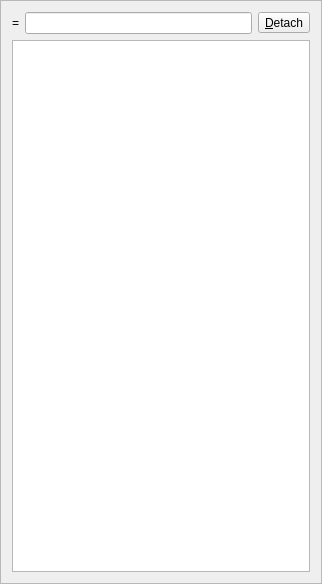
<?xml version="1.0" encoding="UTF-8"?>
<ui version="4.0">
 <class>TableColumn</class>
 <widget class="QFrame" name="TableColumn">
  <property name="geometry">
   <rect>
    <x>0</x>
    <y>0</y>
    <width>322</width>
    <height>584</height>
   </rect>
  </property>
  <property name="windowTitle">
   <string>Frame</string>
  </property>
  <property name="frameShape">
   <enum>QFrame::StyledPanel</enum>
  </property>
  <property name="frameShadow">
   <enum>QFrame::Raised</enum>
  </property>
  <layout class="QVBoxLayout" name="verticalLayout">
   <item>
    <layout class="QHBoxLayout" name="horizontalLayout_4">
     <item>
      <widget class="QLabel" name="label_2">
       <property name="text">
        <string>=</string>
       </property>
      </widget>
     </item>
     <item>
      <widget class="Kst::SVCCLineEdit" name="lineEdit"/>
     </item>
     <item>
      <widget class="QToolButton" name="toolButton">
       <property name="text">
        <string>&amp;Detach</string>
       </property>
      </widget>
     </item>
    </layout>
   </item>
   <item>
    <widget class="QTableView" name="tableView"/>
   </item>
  </layout>
 </widget>
 <customwidgets>
  <customwidget>
   <class>Kst::SVCCLineEdit</class>
   <extends>QLineEdit</extends>
   <header>cclineedit.h</header>
  </customwidget>
 </customwidgets>
 <resources/>
 <connections/>
</ui>
